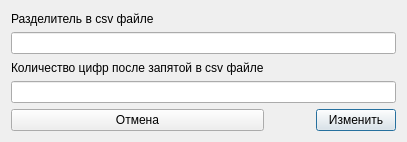
<?xml version="1.0" encoding="UTF-8"?>
<ui version="4.0">
 <class>Dialog</class>
 <widget class="QDialog" name="Dialog">
  <property name="geometry">
   <rect>
    <x>0</x>
    <y>0</y>
    <width>407</width>
    <height>142</height>
   </rect>
  </property>
  <property name="windowTitle">
   <string>Изменение настроек</string>
  </property>
  <layout class="QGridLayout" name="gridLayout">
   <item row="0" column="0">
    <widget class="QLabel" name="label_2">
     <property name="text">
      <string>Разделитель в csv файле</string>
     </property>
    </widget>
   </item>
   <item row="2" column="0">
    <widget class="QLabel" name="label">
     <property name="text">
      <string>Количество цифр после запятой в csv файле</string>
     </property>
    </widget>
   </item>
   <item row="1" column="0" colspan="3">
    <widget class="QLineEdit" name="txtCsvDelimeter"/>
   </item>
   <item row="4" column="2">
    <widget class="QPushButton" name="btnAdd">
     <property name="text">
      <string>Изменить</string>
     </property>
    </widget>
   </item>
   <item row="4" column="1">
    <spacer name="horizontalSpacer">
     <property name="orientation">
      <enum>Qt::Horizontal</enum>
     </property>
     <property name="sizeHint" stdset="0">
      <size>
       <width>46</width>
       <height>20</height>
      </size>
     </property>
    </spacer>
   </item>
   <item row="4" column="0">
    <widget class="QPushButton" name="btnCancel">
     <property name="text">
      <string>Отмена</string>
     </property>
    </widget>
   </item>
   <item row="3" column="0" colspan="3">
    <widget class="QLineEdit" name="txtCsvAccuracy"/>
   </item>
  </layout>
 </widget>
 <resources/>
 <connections/>
</ui>
